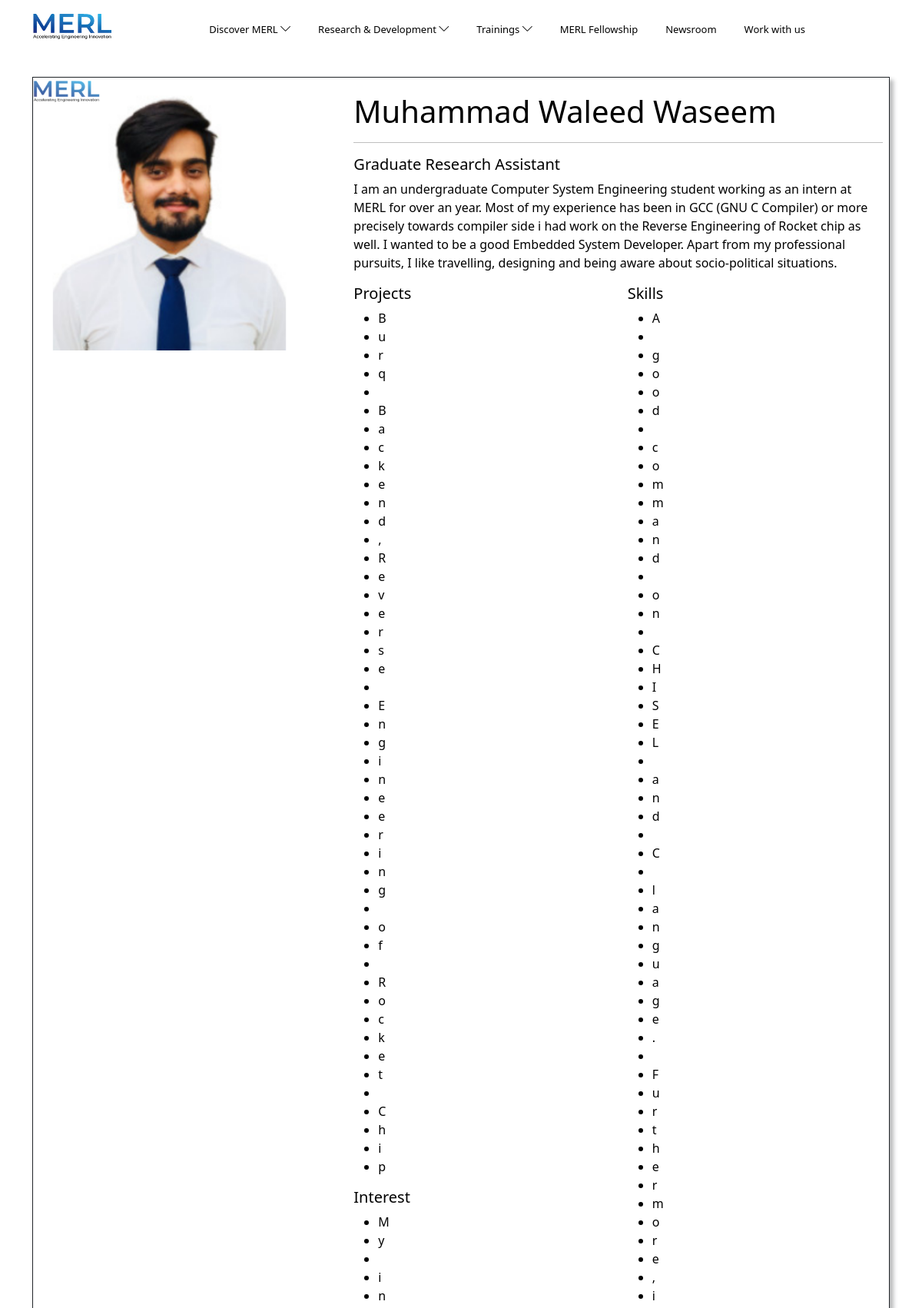
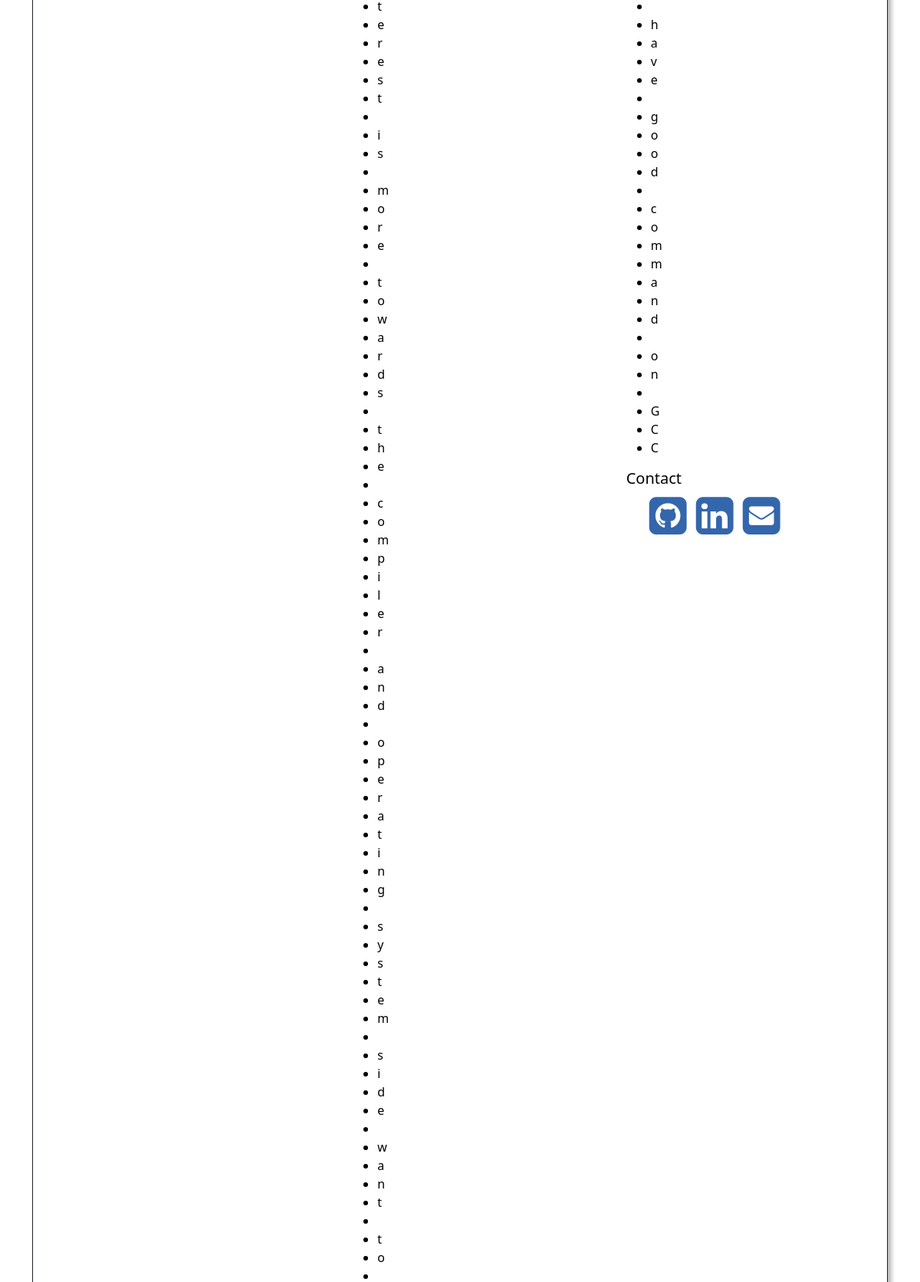
The app's page /team/8 (upper part) with its own data (2 pictures, top to bottom).
### team/models.py (models this page shows, shortened)
class employee(models.Model):
    name = models.CharField(max_length=70)
    title = models.CharField(max_length=50)
    description = models.TextField(blank=True, null=True)
    skills = ListCharField(
                base_field=models.CharField(max_length=500),
                max_length=10000
            )
    projects = ListCharField(
                base_field=models.CharField(max_length=500),
                max_length=10000
            )
    Interest = ListCharField(
                base_field=models.CharField(max_length=500),
                max_length=10000
            )
    linkedin = models.URLField(max_length = 200, blank=True, null=True)
    github = models.URLField(max_length = 200, blank=True, null=True)
    twitter = models.URLField(max_length = 200, blank=True, null=True)
    mail = models.EmailField(max_length = 200, blank=True, null=True)
    picture = models.ImageField(blank=True,  null=True)
    period = models.CharField(null=True, blank=True, max_length=500)

### team/views.py (the view)
# urls.py: path("team/<int:emp_id>", emp_details_page, name="team"),
def emp_details_page(request, emp_id):
    obj = employee.objects.get(id=emp_id)
    context = {
        "obj":obj,
        "nav":nav_data()
    }
    return render(request, "profile.html", context)

### pages/utils.py (called while the page is built)
def nav_data():
    p_objs = projectCategory.objects.all()
    t_objs = trainingCategory.objects.all()
    projs = [proj.project_set.all() for proj in p_objs]
    trains = [train.training_set.all() for train in t_objs]
    p_lst, t_lst = [],[]
    for i in range(len(p_objs)):
        p_lst.append((p_objs[i], projs[i]))
    for i in range(len(t_objs)):
        t_lst.append((t_objs[i], trains[i]))
    return (p_lst[::-1], t_lst[::-1])

### project/models.py (called while the page is built)
    def getURL(self):
        return reverse("research", kwargs={"res_id":self.id})

    def getURL(self):
        return reverse("project", kwargs={"proj_id":self.id})

### trainings/models.py (called while the page is built)
    def getURL(self):
        return reverse("training", kwargs={"train_id":self.id})

### templates/profile.html (shortened to what this page needs)
{% extends 'base.html' %}
{% load static %}
{% block content %}
    <section class="normal-section">
        <div class="container">
            <div data-bss-hover-animate="pulse" class="clearmargin clearpadding row-image-txt" style="border-width: 1px;border-style: solid;box-shadow: 5px 4px 5px rgba(33,37,41,0.3);margin-bottom: 50px;">
                <div class="row">
                    <div class="col-md-4" >
                        <div style="background: url('{{ obj.picture.url }}') top center / contain no-repeat;height:400px;">
                        </div>
                    </div>
                    <div class="col-md-8" style="color: black;padding: 20px;padding-left: 50px;">
                        <h1>{{ obj.name }}</h1>
                                <hr>
                                <div>
                                    <h5>{{ obj.title | safe }}</h5>
                                    <p>{{ obj.description }}</p>
                        <div class="row">
                            <div class="col-md-6">
                                    <h5>Projects</h5>
                                    <ul>
                                        {% for project in obj.projects %}
                                        <li>{{ project }}</li>
                                        {% endfor %}
                                    </ul>
                                    <h5>Interest</h5>
                                    <ul>
                                        {% for int in obj.Interest %}
                                        <li>{{ int }}</li>
                                        {% endfor %}
                                    </ul>
                            </div>
                            <div class="col-md-6">
                                <h5>Skills</h5>
                                <ul>
                                    {% for skill in obj.skills %}
                                    <li> {{ skill }} </li>
                                    {% endfor %}
                                </ul>
                                <h5>Contact</h5>
                                <ul class="list-inline" style="margin-left: 30px;">
                                    <li class="list-inline-item"><a href="{{ obj.github }}" target="_blank"><i class="fa fa-github-square" style="color: #3466ac;font-size: 57px;"></i></a></li>
                                    <li class="list-inline-item"><a href="{{ obj.linkedin }}" target="_blank"><i class="fa fa-linkedin-square" style="color: #3466ac;font-size: 57px;"></i></a></li>
                                    <li class="list-inline-item"><a href="mailto:{{ obj.mail }}"><i class="fa fa-envelope-square" style="color: #3466ac;font-size: 57px;"></i></a> </li>
                                </ul>
                            </div>
                        </div>
                        </div>
                    </div>
                </div>
            </div>
        </div>
    </section>
{% endblock %}

### static/css/dh-row-text-image-right-responsive.css (style rules this page uses)
.clearmargin { margin: 0px; }
.clearpadding { padding: 0px; }
.row-image-txt h1 { color: rgb(0,0,0); }
.row-image-txt p { color: rgb(0,0,0); }

### static/css/footer-servitech.css (style rules this page uses)
body a { outline: none !important; }
li { line-height: 24px; }

### static/css/styles.css (style rules this page uses)
body { overflow-x: hidden; }
body > * { overflow-x: hidden; }
.normal-section { padding-top: 100px; padding-bottom: 50px; }

### records on screen
employee: picture (picture), name "Muhammad Waleed Waseem", title "Graduate Research Assistant", description "I am an undergraduate Computer System Engineering student working as an intern at MERL for over an year. Most of my experience has been in GCC (GNU C Compiler) or more precisely towards compiler side i had work on the Reverse Engineering of Rocket chip as well. I wanted to be a good Embedded System Developer. Apart from my professional pursuits, I like travelling, designing and being aware about socio-political situations."

### other values on screen
{{ project }} "B" "u" "r" "q" "B" "a" "c" "k" "e" "n" "d" "," "R" "e" "v" "e" "r" "s" "e" "E" "n" "g" "i" "n" "e" "e" "r" "i" "n" "g" "o" "f" "R" "o" "c" "k" "e" "t" "C" "h" "i" "p"
{{ int }} "M" "y" "i" "n" "t" "e" "r" "e" "s" "t" "i" "s" "m" "o" "r" "e" "t" "o" "w" "a" "r" "d" "s" "t" "h" "e" "c" "o" "m" "p" "i" "l" "e" "r" "a" "n" "d" "o" "p" "e" "r" "a" "t" "i" "n" "g" "s" "y" "s" "t" "e" "m" "s" "i" "d" "e" "w" "a" "n" "t" "t" "o"
{{ skill }} "A" "g" "o" "o" "d" "c" "o" "m" "m" "a" "n" "d" "o" "n" "C" "H" "I" "S" "E" "L" "a" "n" "d" "C" "l" "a" "n" "g" "u" "a" "g" "e" "." "F" "u" "r" "t" "h" "e" "r" "m" "o" "r" "e" "," "i" "h" "a" "v" "e" "g" "o" "o" "d" "c" "o" "m" "m" "a" "n" "d" "o" "n" "G" "C" "C"
